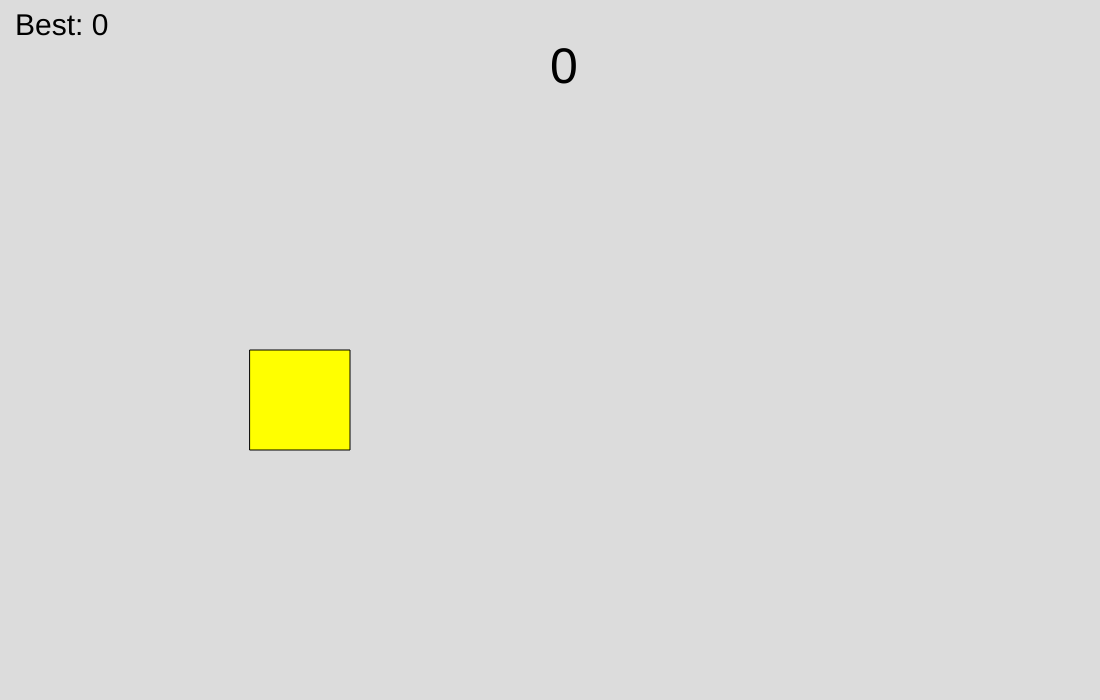
Frame 1 (no input)
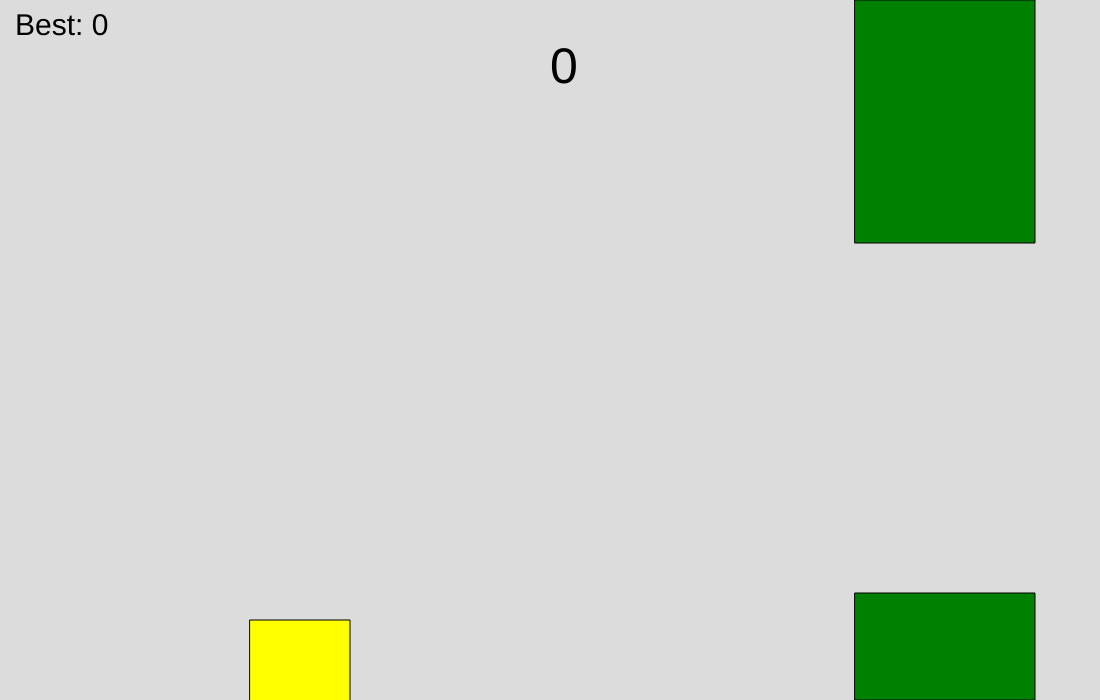
Frame 60 (no input)
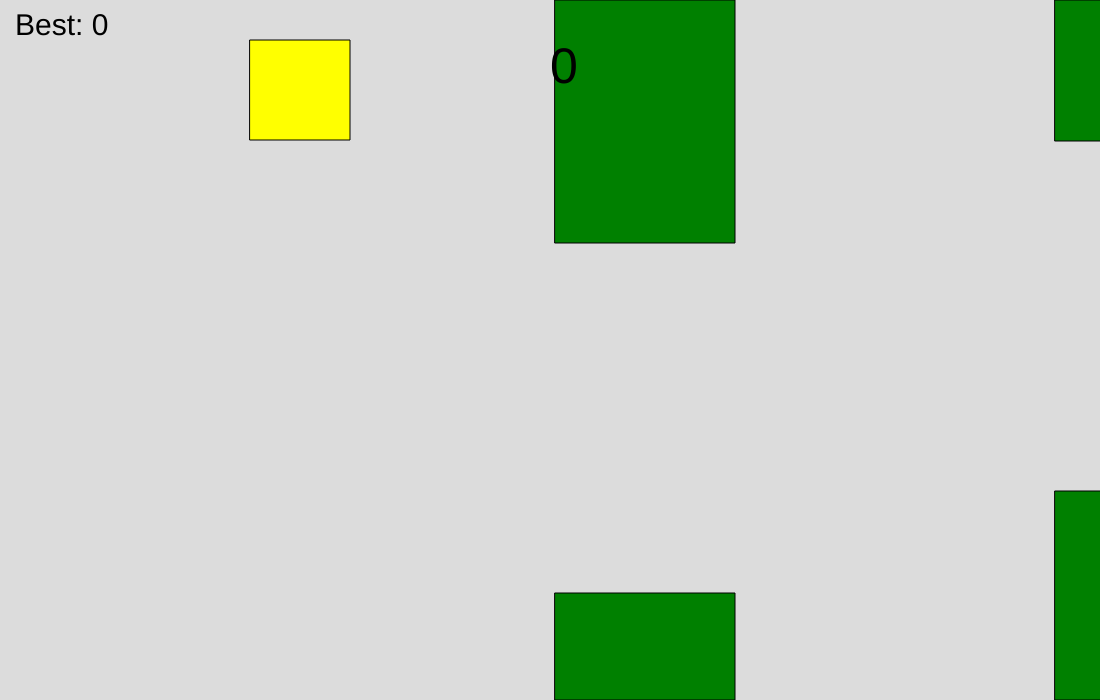
Frame 120 (the mouse pressed at the canvas centre since frame 60)

The p5.js sketch that drew these frames (run headless with seeded random() and noise() and a simulated clock; from frame 60 on, the mouse is pressed at the canvas centre):

// p5.js sketch
// ── sketch.js
mj = false;
j = false;
pipes = []
spawnRate = 100
Rate = spawnRate-10
Score = 0
gameover = false
SizeOfSpace = {0:350,1:340,2:330,3:320,4:310,5:300,6:290,7:280,8:270,9:260,10:250,11:240,12:230,13:220,14:210,15:200,16:190}
BestScore = 0
function preload() {
}
function keyPressed(){
  if (key === 'Escape'){
    if (gameover == true){
      frameRate(60)
      gameover = false
      setup()
    }
    else{
        Pause()
    }
  }
}
function setup() {
  createCanvas(1100, 700);
  frameRate(60);
  bird = new Bird();
  pipes = []
  Score = 0
  Rate = spawnRate-10
}

function draw() {
  background(220);
  bird.show();
  if ((keyIsDown(32) || keyIsDown(UP_ARROW) ||  mouseIsPressed)) {
    j = true
  }
  for (let i = 0; i < pipes.length; i++) {
    pipes[i].show();
  }
  Rate+=1
  if (Rate == spawnRate){
    t1 = round(random(100,300))
    if(Math.floor(Score / 5)<=16){
      pipes.push(new Pipe(1100, t1, height-t1-SizeOfSpace[Math.floor(Score / 5)] ))
    }
    else{
      pipes.push(new Pipe(1100, t1, height-t1-SizeOfSpace[16] ))
    }
    Rate = 0
  }
  
  truepipes = []
  for(let i = 0; i<pipes.length; i++){
    if (pipes[i].x >= -180){
      truepipes.push(pipes[i])
    }
  }
  pipes = truepipes
  if (gameover == false){
      fill(0)
     textSize(50)
    text(Score,(width/2),(height/3)-(3*textSize()))
    textSize(30)
    text('Best: '+BestScore,15,35)
  }
 else{
   GameOver()
 }

}

class Bird{
  constructor(){
    this.x = 250;
    this.y = 350;
    this.js = 20;
    this.size = 100;
    this.speed = 5;
  }
  show(){
	fill('yellow')
    	rect(this.x, this.y, this.size, this.size)

    
      if (j == true) {
        this.js = 10;
        j = false;
        mj = true;
      }
      if (this.y<=0){
        this.js = -2;
        mj = true;
      }
      this.y -= this.js;
      this.js -= 1.1;
      if (this.y >= height-80) {
        this.y = height-80;
        mj = false;
        this.js = 0;
      }
  }
}
class Pipe {
  constructor(x, size_1 , size_2) {
    this.x = x;
    this.size1 = size_1;
    this.size2 = size_2;
    this.wide = 180;
  }
  show() {
    fill('green')
    rect(this.x,0 ,this.wide,this.size1)
    rect(this.x,height-this.size2 ,this.wide,this.size2)
      this.x -= bird.speed
      if(this.x+(this.wide/2) == bird.x){
        Score+=1
      }
      if((this.x<bird.x+bird.size && bird.y+21<this.size1 && this.x+this.wide>bird.x) || (this.x<bird.x+bird.size && bird.y+bird.size-21>height-this.size2 && this.x+this.wide>bird.x)){
         gameover = true
      }
  }
}
function GameOver(){
    gameover = true
    BestScore = Score
    frameRate(0)
    fill(0,0,0,187)
    rect(0,0,width,height)
    fill(255)
    textSize(80)
    text('LOST',(width/2)-(1.2*textSize()),(height/2)-(3*textSize()))
    textSize(50)
    text('Current: '+Score,(width/2)-(2*textSize())-5,(height/3)-(1*textSize()))
    textSize(50)
    text('Best:      '+BestScore,(width/2)-(2*textSize())-5,(height/3)-(1*textSize())+50)
    textSize(30)
    text('press esc button to resume the game',(width/2)-(8*textSize()),(height/2)-(1*textSize()))
  
}
function Pause(){
  
}
